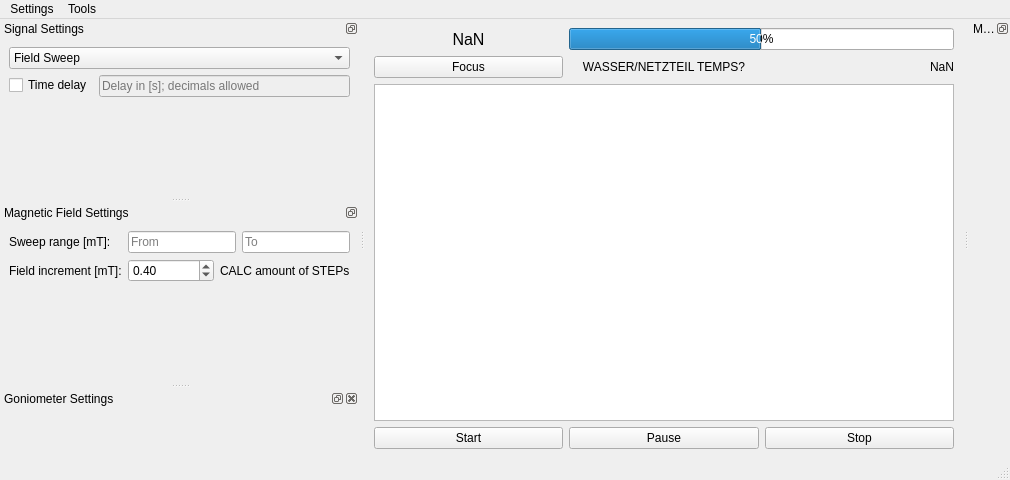
<?xml version="1.0" encoding="UTF-8"?>
<ui version="4.0">
 <class>MainWindow</class>
 <widget class="QMainWindow" name="MainWindow">
  <property name="geometry">
   <rect>
    <x>0</x>
    <y>0</y>
    <width>1010</width>
    <height>480</height>
   </rect>
  </property>
  <property name="windowTitle">
   <string>MainWindow</string>
  </property>
  <widget class="QWidget" name="centralwidget">
   <layout class="QGridLayout" name="gridLayout">
    <item row="3" column="0" colspan="3">
     <widget class="QGraphicsView" name="graphicsView">
      <property name="enabled">
       <bool>true</bool>
      </property>
      <property name="sizePolicy">
       <sizepolicy hsizetype="MinimumExpanding" vsizetype="MinimumExpanding">
        <horstretch>0</horstretch>
        <verstretch>0</verstretch>
       </sizepolicy>
      </property>
      <property name="baseSize">
       <size>
        <width>600</width>
        <height>350</height>
       </size>
      </property>
     </widget>
    </item>
    <item row="1" column="1">
     <widget class="QLabel" name="healthlabel">
      <property name="text">
       <string>WASSER/NETZTEIL TEMPS?</string>
      </property>
      <property name="alignment">
       <set>Qt::AlignCenter</set>
      </property>
     </widget>
    </item>
    <item row="4" column="2">
     <widget class="QPushButton" name="stopbutton">
      <property name="text">
       <string>Stop</string>
      </property>
     </widget>
    </item>
    <item row="1" column="2">
     <widget class="QLabel" name="anglelabel">
      <property name="text">
       <string>NaN</string>
      </property>
      <property name="alignment">
       <set>Qt::AlignRight|Qt::AlignTrailing|Qt::AlignVCenter</set>
      </property>
     </widget>
    </item>
    <item row="4" column="0">
     <widget class="QPushButton" name="startbutton">
      <property name="text">
       <string>Start</string>
      </property>
     </widget>
    </item>
    <item row="4" column="1">
     <widget class="QPushButton" name="pausebutton">
      <property name="text">
       <string>Pause</string>
      </property>
     </widget>
    </item>
    <item row="0" column="0">
     <widget class="QLabel" name="fieldlabel">
      <property name="font">
       <font>
        <pointsize>12</pointsize>
       </font>
      </property>
      <property name="text">
       <string>NaN</string>
      </property>
      <property name="textFormat">
       <enum>Qt::AutoText</enum>
      </property>
      <property name="alignment">
       <set>Qt::AlignCenter</set>
      </property>
     </widget>
    </item>
    <item row="1" column="0">
     <widget class="QPushButton" name="pushButton">
      <property name="text">
       <string>Focus</string>
      </property>
     </widget>
    </item>
    <item row="0" column="1" colspan="2">
     <widget class="QProgressBar" name="progressBar">
      <property name="value">
       <number>50</number>
      </property>
      <property name="textVisible">
       <bool>true</bool>
      </property>
     </widget>
    </item>
   </layout>
  </widget>
  <widget class="QMenuBar" name="menubar">
   <property name="geometry">
    <rect>
     <x>0</x>
     <y>0</y>
     <width>1010</width>
     <height>21</height>
    </rect>
   </property>
   <widget class="QMenu" name="menuSettings">
    <property name="title">
     <string>Settings</string>
    </property>
    <widget class="QMenu" name="menuAnalyser">
     <property name="title">
      <string>Analyser</string>
     </property>
     <addaction name="actionOPEN_NEW_WINDOW_TO_SELECT_EITHER_VNA_OR_LOCK_IN"/>
    </widget>
    <addaction name="actionMagnet_Powersupply"/>
    <addaction name="menuAnalyser"/>
   </widget>
   <widget class="QMenu" name="menuTools">
    <property name="title">
     <string>Tools</string>
    </property>
   </widget>
   <addaction name="menuSettings"/>
   <addaction name="menuTools"/>
  </widget>
  <widget class="QStatusBar" name="statusbar"/>
  <widget class="QDockWidget" name="signalwindowdock">
   <property name="sizePolicy">
    <sizepolicy hsizetype="Fixed" vsizetype="Preferred">
     <horstretch>0</horstretch>
     <verstretch>0</verstretch>
    </sizepolicy>
   </property>
   <property name="minimumSize">
    <size>
     <width>214</width>
     <height>75</height>
    </size>
   </property>
   <property name="features">
    <set>QDockWidget::DockWidgetFloatable|QDockWidget::DockWidgetMovable</set>
   </property>
   <property name="windowTitle">
    <string>Signal Settings</string>
   </property>
   <attribute name="dockWidgetArea">
    <number>1</number>
   </attribute>
   <widget class="QWidget" name="dockWidgetContents_3">
    <layout class="QFormLayout" name="formLayout_2">
     <item row="0" column="0" colspan="2">
      <widget class="QComboBox" name="comboBox">
       <item>
        <property name="text">
         <string>Field Sweep</string>
        </property>
       </item>
       <item>
        <property name="text">
         <string>Frequency Sweep</string>
        </property>
       </item>
       <item>
        <property name="text">
         <string>Angular dependence Field-Domain</string>
        </property>
       </item>
       <item>
        <property name="text">
         <string>Angular dependence Frequency-Domain</string>
        </property>
       </item>
      </widget>
     </item>
     <item row="1" column="0">
      <widget class="QCheckBox" name="timedelaycheckbox">
       <property name="text">
        <string>Time delay</string>
       </property>
      </widget>
     </item>
     <item row="1" column="1">
      <widget class="QLineEdit" name="timedelayedit">
       <property name="enabled">
        <bool>false</bool>
       </property>
       <property name="placeholderText">
        <string>Delay in [s]; decimals allowed</string>
       </property>
      </widget>
     </item>
    </layout>
   </widget>
  </widget>
  <widget class="QDockWidget" name="measurementdock">
   <property name="floating">
    <bool>false</bool>
   </property>
   <property name="features">
    <set>QDockWidget::DockWidgetFloatable|QDockWidget::DockWidgetMovable</set>
   </property>
   <property name="windowTitle">
    <string>Measurement View</string>
   </property>
   <attribute name="dockWidgetArea">
    <number>2</number>
   </attribute>
   <widget class="QWidget" name="dockWidgetContents_4">
    <layout class="QFormLayout" name="formLayout_3"/>
   </widget>
  </widget>
  <widget class="QDockWidget" name="magnetfieldock">
   <property name="minimumSize">
    <size>
     <width>280</width>
     <height>79</height>
    </size>
   </property>
   <property name="features">
    <set>QDockWidget::DockWidgetFloatable|QDockWidget::DockWidgetMovable</set>
   </property>
   <property name="windowTitle">
    <string>Magnetic Field Settings</string>
   </property>
   <attribute name="dockWidgetArea">
    <number>1</number>
   </attribute>
   <widget class="QWidget" name="dockWidgetContents_5">
    <layout class="QFormLayout" name="formLayout_4">
     <item row="0" column="0">
      <widget class="QLabel" name="label">
       <property name="text">
        <string>Sweep range [mT]:</string>
       </property>
      </widget>
     </item>
     <item row="0" column="1">
      <layout class="QHBoxLayout" name="horizontalLayout">
       <item>
        <widget class="QLineEdit" name="fieldfromval">
         <property name="inputMethodHints">
          <set>Qt::ImhDigitsOnly</set>
         </property>
         <property name="placeholderText">
          <string>From</string>
         </property>
        </widget>
       </item>
       <item>
        <widget class="QLineEdit" name="fieldtoval">
         <property name="frame">
          <bool>true</bool>
         </property>
         <property name="dragEnabled">
          <bool>true</bool>
         </property>
         <property name="placeholderText">
          <string>To</string>
         </property>
        </widget>
       </item>
      </layout>
     </item>
     <item row="1" column="0">
      <widget class="QLabel" name="label_2">
       <property name="text">
        <string>Field increment [mT]:</string>
       </property>
      </widget>
     </item>
     <item row="1" column="1">
      <layout class="QHBoxLayout" name="horizontalLayout_2">
       <item>
        <widget class="QDoubleSpinBox" name="doubleSpinBox">
         <property name="locale">
          <locale language="English" country="UnitedKingdom"/>
         </property>
         <property name="maximum">
          <double>100.000000000000000</double>
         </property>
         <property name="singleStep">
          <double>0.100000000000000</double>
         </property>
         <property name="value">
          <double>0.400000000000000</double>
         </property>
        </widget>
       </item>
       <item>
        <widget class="QLabel" name="calcsteplabel">
         <property name="text">
          <string>CALC amount of STEPs</string>
         </property>
        </widget>
       </item>
      </layout>
     </item>
    </layout>
   </widget>
  </widget>
  <widget class="QDockWidget" name="goniometerdock">
   <property name="minimumSize">
    <size>
     <width>63</width>
     <height>34</height>
    </size>
   </property>
   <property name="windowTitle">
    <string>Goniometer Settings</string>
   </property>
   <attribute name="dockWidgetArea">
    <number>1</number>
   </attribute>
   <widget class="QWidget" name="dockWidgetContents_6"/>
  </widget>
  <action name="actionMagnet_Powersupply">
   <property name="text">
    <string>Magnet Powersupply</string>
   </property>
  </action>
  <action name="actionLock_In">
   <property name="text">
    <string>Lock-In</string>
   </property>
  </action>
  <action name="actionVNA">
   <property name="text">
    <string>VNA</string>
   </property>
  </action>
  <action name="actionOPEN_NEW_WINDOW_TO_SELECT_EITHER_VNA_OR_LOCK_IN">
   <property name="text">
    <string>OPEN NEW WINDOW TO SELECT EITHER VNA OR LOCK-IN</string>
   </property>
  </action>
  <zorder>measurementdock</zorder>
  <zorder>magnetfieldock</zorder>
  <zorder>goniometerdock</zorder>
 </widget>
 <resources/>
 <connections>
  <connection>
   <sender>timedelaycheckbox</sender>
   <signal>toggled(bool)</signal>
   <receiver>timedelayedit</receiver>
   <slot>setEnabled(bool)</slot>
   <hints>
    <hint type="sourcelabel">
     <x>40</x>
     <y>78</y>
    </hint>
    <hint type="destinationlabel">
     <x>211</x>
     <y>79</y>
    </hint>
   </hints>
  </connection>
 </connections>
</ui>
